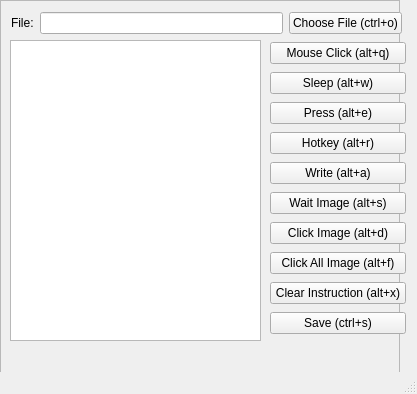
<?xml version="1.0" encoding="UTF-8"?>
<ui version="4.0">
 <class>MainWindow</class>
 <widget class="QMainWindow" name="MainWindow">
  <property name="geometry">
   <rect>
    <x>0</x>
    <y>0</y>
    <width>417</width>
    <height>394</height>
   </rect>
  </property>
  <property name="sizePolicy">
   <sizepolicy hsizetype="Fixed" vsizetype="Fixed">
    <horstretch>0</horstretch>
    <verstretch>0</verstretch>
   </sizepolicy>
  </property>
  <property name="windowTitle">
   <string>Automation GUI</string>
  </property>
  <property name="toolTip">
   <string/>
  </property>
  <widget class="QWidget" name="centralwidget">
   <widget class="QFrame" name="frame">
    <property name="geometry">
     <rect>
      <x>0</x>
      <y>0</y>
      <width>400</width>
      <height>425</height>
     </rect>
    </property>
    <property name="frameShape">
     <enum>QFrame::StyledPanel</enum>
    </property>
    <property name="frameShadow">
     <enum>QFrame::Raised</enum>
    </property>
    <layout class="QGridLayout" name="gridLayout_4"/>
   </widget>
   <widget class="QPlainTextEdit" name="txt_instructions">
    <property name="geometry">
     <rect>
      <x>10</x>
      <y>40</y>
      <width>251</width>
      <height>301</height>
     </rect>
    </property>
   </widget>
   <widget class="QWidget" name="layoutWidget">
    <property name="geometry">
     <rect>
      <x>270</x>
      <y>40</y>
      <width>136</width>
      <height>301</height>
     </rect>
    </property>
    <layout class="QGridLayout" name="gridLayout_2">
     <item row="0" column="0">
      <widget class="QPushButton" name="btn_add_click">
       <property name="text">
        <string>Mouse Click (alt+q)</string>
       </property>
      </widget>
     </item>
     <item row="1" column="0">
      <widget class="QPushButton" name="btn_add_sleep">
       <property name="text">
        <string>Sleep (alt+w)</string>
       </property>
      </widget>
     </item>
     <item row="2" column="0">
      <widget class="QPushButton" name="btn_add_press">
       <property name="text">
        <string>Press (alt+e)</string>
       </property>
      </widget>
     </item>
     <item row="3" column="0">
      <widget class="QPushButton" name="btn_add_hotkey">
       <property name="text">
        <string>Hotkey (alt+r)</string>
       </property>
      </widget>
     </item>
     <item row="4" column="0">
      <widget class="QPushButton" name="btn_add_write">
       <property name="text">
        <string>Write (alt+a)</string>
       </property>
      </widget>
     </item>
     <item row="5" column="0">
      <widget class="QPushButton" name="btn_add_wait_image">
       <property name="text">
        <string>Wait Image (alt+s)</string>
       </property>
      </widget>
     </item>
     <item row="6" column="0">
      <widget class="QPushButton" name="btn_add_click_image">
       <property name="text">
        <string>Click Image (alt+d)</string>
       </property>
      </widget>
     </item>
     <item row="7" column="0">
      <widget class="QPushButton" name="btn_add_click_all_image">
       <property name="text">
        <string>Click All Image (alt+f)</string>
       </property>
      </widget>
     </item>
     <item row="8" column="0">
      <widget class="QPushButton" name="btn_clear_instruction">
       <property name="text">
        <string>Clear Instruction (alt+x)</string>
       </property>
      </widget>
     </item>
     <item row="9" column="0">
      <widget class="QPushButton" name="btn_save">
       <property name="text">
        <string>Save (ctrl+s)</string>
       </property>
      </widget>
     </item>
    </layout>
   </widget>
   <widget class="QWidget" name="layoutWidget">
    <property name="geometry">
     <rect>
      <x>11</x>
      <y>11</y>
      <width>391</width>
      <height>25</height>
     </rect>
    </property>
    <layout class="QGridLayout" name="gridLayout_3">
     <item row="0" column="0">
      <widget class="QLabel" name="lbl_file">
       <property name="text">
        <string>File:</string>
       </property>
      </widget>
     </item>
     <item row="0" column="1">
      <widget class="QLineEdit" name="txt_file">
       <property name="sizePolicy">
        <sizepolicy hsizetype="Expanding" vsizetype="Fixed">
         <horstretch>0</horstretch>
         <verstretch>0</verstretch>
        </sizepolicy>
       </property>
      </widget>
     </item>
     <item row="0" column="2">
      <widget class="QPushButton" name="btn_file">
       <property name="text">
        <string>Choose File (ctrl+o)</string>
       </property>
      </widget>
     </item>
    </layout>
   </widget>
  </widget>
  <widget class="QMenuBar" name="menubar">
   <property name="geometry">
    <rect>
     <x>0</x>
     <y>0</y>
     <width>417</width>
     <height>21</height>
    </rect>
   </property>
  </widget>
  <widget class="QStatusBar" name="statusbar"/>
 </widget>
 <resources/>
 <connections/>
</ui>
